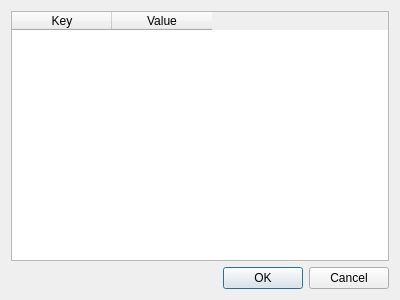
<?xml version="1.0" encoding="UTF-8"?>
<ui version="4.0">
 <class>Dialog</class>
 <widget class="QDialog" name="Dialog">
  <property name="geometry">
   <rect>
    <x>0</x>
    <y>0</y>
    <width>400</width>
    <height>300</height>
   </rect>
  </property>
  <property name="windowTitle">
   <string>Settings</string>
  </property>
  <layout class="QVBoxLayout" name="verticalLayout">
   <item>
    <widget class="QTableWidget" name="tableWidget">
     <column>
      <property name="text">
       <string>Key</string>
      </property>
     </column>
     <column>
      <property name="text">
       <string>Value</string>
      </property>
     </column>
    </widget>
   </item>
   <item>
    <widget class="QDialogButtonBox" name="buttonBox">
     <property name="orientation">
      <enum>Qt::Horizontal</enum>
     </property>
     <property name="standardButtons">
      <set>QDialogButtonBox::Cancel|QDialogButtonBox::Ok</set>
     </property>
    </widget>
   </item>
  </layout>
 </widget>
 <resources/>
 <connections>
  <connection>
   <sender>buttonBox</sender>
   <signal>accepted()</signal>
   <receiver>Dialog</receiver>
   <slot>accept()</slot>
   <hints>
    <hint type="sourcelabel">
     <x>248</x>
     <y>254</y>
    </hint>
    <hint type="destinationlabel">
     <x>157</x>
     <y>274</y>
    </hint>
   </hints>
  </connection>
  <connection>
   <sender>buttonBox</sender>
   <signal>rejected()</signal>
   <receiver>Dialog</receiver>
   <slot>reject()</slot>
   <hints>
    <hint type="sourcelabel">
     <x>316</x>
     <y>260</y>
    </hint>
    <hint type="destinationlabel">
     <x>286</x>
     <y>274</y>
    </hint>
   </hints>
  </connection>
 </connections>
</ui>
